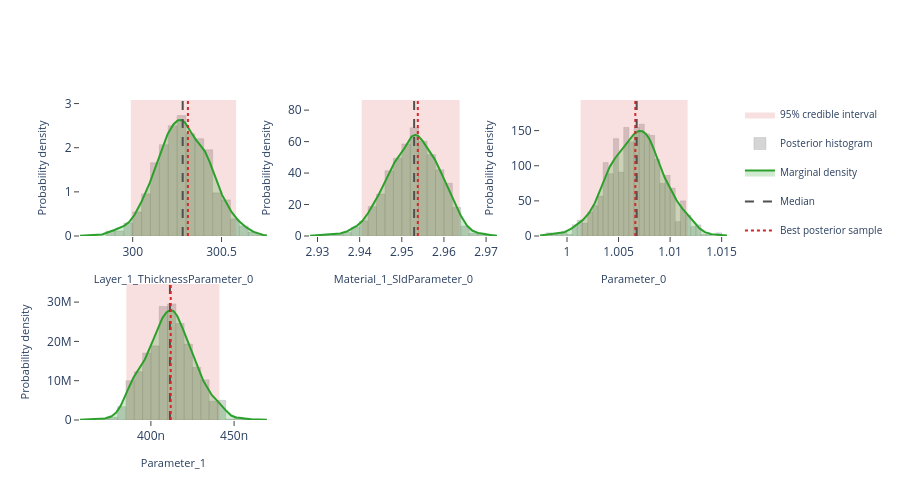

The cell this chart's notebook holds for it:
### Markdown cell above
## Interactive posterior plots

The next three cells render the same Plotly figures that are shown on the
Bayesian Posterior tab of the EasyReflectometryApp:

* **Marginals** — per-parameter distribution: histogram + smooth KDE marginal,
  shaded 95% credible interval, and median / best-sample lines
  (`plot_distribution` or `posterior.distribution()`)
* **Corner plot** — pairwise marginals + 2-D contours + scatter (`plot_corner`)
* **Traces** — per-chain trace + marginal histogram (`plot_trace`)

The standalone helpers are called with ``return_figure=True`` so they return a
Plotly ``Figure`` that we render in the notebook with ``fig.show()``; the
``PosteriorResults`` methods return the figure directly.

### Code cell
# ---- Marginal posterior distributions ---------------------------------------
# One panel per free parameter, each overlaying the posterior histogram, a
# smooth Gaussian-KDE marginal, the shaded 95% credible interval, and the
# median / best-sample reference lines.  Mirrors the "Marginals" sub-tab in
# the EasyReflectometryApp.

# The PosteriorResults method passes ``logp`` through automatically so the
# best posterior sample (MAP) line is drawn:
fig = posterior.distribution()
fig.show()

# Standalone equivalent (pass ``logp`` to get the best-sample line):
# fig = plot_distribution(
#     posterior.draws,
#     posterior.param_names,
#     logp=posterior.logp,
#     return_figure=True,
# )
# fig.show()

### Figure 1 — Plotly figure (JSON) as saved in the notebook; plotly's stock layout.template omitted (floating-point values rounded to 4 significant figures; data arrays with more than 128 entries replaced by an {"elided": "..."} marker saying what was removed)
{"data": [{"fill": "toself", "fillcolor": "rgba(214, 39, 40, 0.14)", "hoverinfo": "skip", "legendgroup": "95% credible interval", "line": {"color": "rgba(214, 39, 40, 0.14)", "width": 0}, "mode": "lines", "name": "95% credible interval", "showlegend": true, "type": "scatter", "x": [300.0, 300.6, 300.6, 300.0, 300.0], "xaxis": "x", "y": [0.0, 0.0, 3.081, 3.081, 0.0], "yaxis": "y"}, {"histnorm": "probability density", "hovertemplate": "sample=%{x:.4f}<br>density: %{y:.2f}<extra></extra>", "legendgroup": "histogram", "marker": {"color": "rgba(120, 120, 120, 0.38)", "line": {"color": "rgba(120, 120, 120, 0.24)", "width": 1}}, "name": "Posterior histogram", "nbinsx": 40, "opacity": 0.82, "showlegend": true, "type": "histogram", "x": {"elided": "880 float values"}, "xaxis": "x", "yaxis": "y"}, {"fill": "tozeroy", "fillcolor": "rgba(44, 160, 44, 0.22)", "hovertemplate": "Layer_1_ThicknessParameter_0: %{x:.4f}<br>density: %{y:.4f}<extra></extra>", "legendgroup": "marginal", "line": {"color": "rgb(44, 160, 44)", "width": 2}, "mode": "lines", "name": "Marginal density", "showlegend": true, "type": "scatter", "x": {"elided": "256 float values"}, "xaxis": "x", "y": {"elided": "256 float values"}, "yaxis": "y"}, {"hovertemplate": "Median: %{x:.4f}<extra></extra>", "legendgroup": "Median", "line": {"color": "rgb(80, 80, 80)", "dash": "dash", "width": 2}, "mode": "lines", "name": "Median", "showlegend": true, "type": "scatter", "x": [300.3, 300.3], "xaxis": "x", "y": [0.0, 3.081], "yaxis": "y"}, {"hovertemplate": "Best posterior sample: %{x:.4f}<extra></extra>", "legendgroup": "Best posterior sample", "line": {"color": "rgb(214, 39, 40)", "dash": "dot", "width": 2}, "mode": "lines", "name": "Best posterior sample", "showlegend": true, "type": "scatter", "x": [300.3, 300.3], "xaxis": "x", "y": [0.0, 3.081], "yaxis": "y"}, {"fill": "toself", "fillcolor": "rgba(214, 39, 40, 0.14)", "hoverinfo": "skip", "legendgroup": "95% credible interval", "line": {"color": "rgba(214, 39, 40, 0.14)", "width": 0}, "mode": "lines", "name": "95% credible interval", "showlegend": false, "type": "scatter", "x": [2.94, 2.964, 2.964, 2.94, 2.94], "xaxis": "x2", "y": [0.0, 0.0, 86.45, 86.45, 0.0], "yaxis": "y2"}, {"histnorm": "probability density", "hovertemplate": "sample=%{x:.4f}<br>density: %{y:.2f}<extra></extra>", "legendgroup": "histogram", "marker": {"color": "rgba(120, 120, 120, 0.38)", "line": {"color": "rgba(120, 120, 120, 0.24)", "width": 1}}, "name": "Posterior histogram", "nbinsx": 40, "opacity": 0.82, "showlegend": false, "type": "histogram", "x": {"elided": "880 float values"}, "xaxis": "x2", "yaxis": "y2"}, {"fill": "tozeroy", "fillcolor": "rgba(44, 160, 44, 0.22)", "hovertemplate": "Material_1_SldParameter_0: %{x:.4f}<br>density: %{y:.4f}<extra></extra>", "legendgroup": "marginal", "line": {"color": "rgb(44, 160, 44)", "width": 2}, "mode": "lines", "name": "Marginal density", "showlegend": false, "type": "scatter", "x": {"elided": "256 float values"}, "xaxis": "x2", "y": {"elided": "256 float values"}, "yaxis": "y2"}, {"hovertemplate": "Median: %{x:.4f}<extra></extra>", "legendgroup": "Median", "line": {"color": "rgb(80, 80, 80)", "dash": "dash", "width": 2}, "mode": "lines", "name": "Median", "showlegend": false, "type": "scatter", "x": [2.953, 2.953], "xaxis": "x2", "y": [0.0, 86.45], "yaxis": "y2"}, {"hovertemplate": "Best posterior sample: %{x:.4f}<extra></extra>", "legendgroup": "Best posterior sample", "line": {"color": "rgb(214, 39, 40)", "dash": "dot", "width": 2}, "mode": "lines", "name": "Best posterior sample", "showlegend": false, "type": "scatter", "x": [2.954, 2.954], "xaxis": "x2", "y": [0.0, 86.45], "yaxis": "y2"}, {"fill": "toself", "fillcolor": "rgba(214, 39, 40, 0.14)", "hoverinfo": "skip", "legendgroup": "95% credible interval", "line": {"color": "rgba(214, 39, 40, 0.14)", "width": 0}, "mode": "lines", "name": "95% credible interval", "showlegend": false, "type": "scatter", "x": [1.001, 1.012, 1.012, 1.001, 1.001], "xaxis": "x3", "y": [0.0, 0.0, 193.6, 193.6, 0.0], "yaxis": "y3"}, {"histnorm": "probability density", "hovertemplate": "sample=%{x:.4f}<br>density: %{y:.2f}<extra></extra>", "legendgroup": "histogram", "marker": {"color": "rgba(120, 120, 120, 0.38)", "line": {"color": "rgba(120, 120, 120, 0.24)", "width": 1}}, "name": "Posterior histogram", "nbinsx": 40, "opacity": 0.82, "showlegend": false, "type": "histogram", "x": {"elided": "880 float values"}, "xaxis": "x3", "yaxis": "y3"}, {"fill": "tozeroy", "fillcolor": "rgba(44, 160, 44, 0.22)", "hovertemplate": "Parameter_0: %{x:.4f}<br>density: %{y:.4f}<extra></extra>", "legendgroup": "marginal", "line": {"color": "rgb(44, 160, 44)", "width": 2}, "mode": "lines", "name": "Marginal density", "showlegend": false, "type": "scatter", "x": {"elided": "256 float values"}, "xaxis": "x3", "y": {"elided": "256 float values"}, "yaxis": "y3"}, {"hovertemplate": "Median: %{x:.4f}<extra></extra>", "legendgroup": "Median", "line": {"color": "rgb(80, 80, 80)", "dash": "dash", "width": 2}, "mode": "lines", "name": "Median", "showlegend": false, "type": "scatter", "x": [1.007, 1.007], "xaxis": "x3", "y": [0.0, 193.6], "yaxis": "y3"}, {"hovertemplate": "Best posterior sample: %{x:.4f}<extra></extra>", "legendgroup": "Best posterior sample", "line": {"color": "rgb(214, 39, 40)", "dash": "dot", "width": 2}, "mode": "lines", "name": "Best posterior sample", "showlegend": false, "type": "scatter", "x": [1.007, 1.007], "xaxis": "x3", "y": [0.0, 193.6], "yaxis": "y3"}, {"fill": "toself", "fillcolor": "rgba(214, 39, 40, 0.14)", "hoverinfo": "skip", "legendgroup": "95% credible interval", "line": {"color": "rgba(214, 39, 40, 0.14)", "width": 0}, "mode": "lines", "name": "95% credible interval", "showlegend": false, "type": "scatter", "x": [3.853e-07, 4.412e-07, 4.412e-07, 3.853e-07, 3.853e-07], "xaxis": "x4", "y": [0.0, 0.0, 34610000.0, 34610000.0, 0.0], "yaxis": "y4"}, {"histnorm": "probability density", "hovertemplate": "sample=%{x:.4f}<br>density: %{y:.2f}<extra></extra>", "legendgroup": "histogram", "marker": {"color": "rgba(120, 120, 120, 0.38)", "line": {"color": "rgba(120, 120, 120, 0.24)", "width": 1}}, "name": "Posterior histogram", "nbinsx": 40, "opacity": 0.82, "showlegend": false, "type": "histogram", "x": {"elided": "880 float values"}, "xaxis": "x4", "yaxis": "y4"}, {"fill": "tozeroy", "fillcolor": "rgba(44, 160, 44, 0.22)", "hovertemplate": "Parameter_1: %{x:.4f}<br>density: %{y:.4f}<extra></extra>", "legendgroup": "marginal", "line": {"color": "rgb(44, 160, 44)", "width": 2}, "mode": "lines", "name": "Marginal density", "showlegend": false, "type": "scatter", "x": {"elided": "256 float values"}, "xaxis": "x4", "y": {"elided": "256 float values"}, "yaxis": "y4"}, {"hovertemplate": "Median: %{x:.4f}<extra></extra>", "legendgroup": "Median", "line": {"color": "rgb(80, 80, 80)", "dash": "dash", "width": 2}, "mode": "lines", "name": "Median", "showlegend": false, "type": "scatter", "x": [4.114e-07, 4.114e-07], "xaxis": "x4", "y": [0.0, 34610000.0], "yaxis": "y4"}, {"hovertemplate": "Best posterior sample: %{x:.4f}<extra></extra>", "legendgroup": "Best posterior sample", "line": {"color": "rgb(214, 39, 40)", "dash": "dot", "width": 2}, "mode": "lines", "name": "Best posterior sample", "showlegend": false, "type": "scatter", "x": [4.119e-07, 4.119e-07], "xaxis": "x4", "y": [0.0, 34610000.0], "yaxis": "y4"}], "layout": {"barmode": "overlay", "height": 500, "legend": {"font": {"size": 10}}, "plot_bgcolor": "white", "showlegend": true, "xaxis": {"anchor": "y", "domain": [0.0, 0.2889], "range": [299.7, 300.8], "showgrid": false, "ticks": "outside", "title": {"font": {"size": 11}, "text": "Layer_1_ThicknessParameter_0"}, "zeroline": false}, "xaxis2": {"anchor": "y2", "domain": [0.3556, 0.6444], "range": [2.928, 2.973], "showgrid": false, "ticks": "outside", "title": {"font": {"size": 11}, "text": "Material_1_SldParameter_0"}, "zeroline": false}, "xaxis3": {"anchor": "y3", "domain": [0.7111, 1.0], "range": [0.9974, 1.016], "showgrid": false, "ticks": "outside", "title": {"font": {"size": 11}, "text": "Parameter_0"}, "zeroline": false}, "xaxis4": {"anchor": "y4", "domain": [0.0, 0.2889], "range": [3.574e-07, 4.697e-07], "showgrid": false, "ticks": "outside", "title": {"font": {"size": 11}, "text": "Parameter_1"}, "zeroline": false}, "xaxis5": {"anchor": "y5", "domain": [0.3556, 0.6444], "showgrid": false, "ticks": "outside", "zeroline": false}, "xaxis6": {"anchor": "y6", "domain": [0.7111, 1.0], "showgrid": false, "ticks": "outside", "zeroline": false}, "yaxis": {"anchor": "x", "domain": [0.575, 1.0], "range": [0.0, 3.081], "showgrid": false, "ticks": "outside", "title": {"font": {"size": 11}, "text": "Probability density"}, "zeroline": false}, "yaxis2": {"anchor": "x2", "domain": [0.575, 1.0], "range": [0.0, 86.45], "showgrid": false, "ticks": "outside", "title": {"font": {"size": 11}, "text": "Probability density"}, "zeroline": false}, "yaxis3": {"anchor": "x3", "domain": [0.575, 1.0], "range": [0.0, 193.6], "showgrid": false, "ticks": "outside", "title": {"font": {"size": 11}, "text": "Probability density"}, "zeroline": false}, "yaxis4": {"anchor": "x4", "domain": [0.0, 0.425], "range": [0.0, 34610000.0], "showgrid": false, "ticks": "outside", "title": {"font": {"size": 11}, "text": "Probability density"}, "zeroline": false}, "yaxis5": {"anchor": "x5", "domain": [0.0, 0.425], "showgrid": false, "ticks": "outside", "zeroline": false}, "yaxis6": {"anchor": "x6", "domain": [0.0, 0.425], "showgrid": false, "ticks": "outside", "zeroline": false}}}
